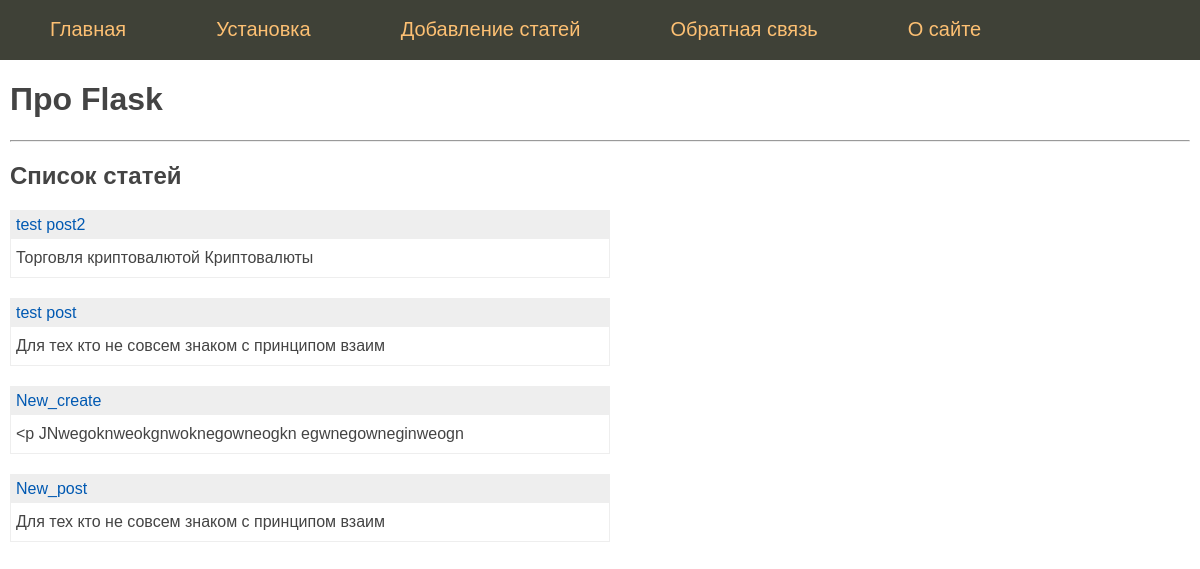
The page / on the database its author committed.
### tables this page shows
CREATE TABLE mainmenu (
id integer primary key autoincrement,
title text not null,
url text not null);

CREATE TABLE posts (
id integer PRIMARY KEY AUTOINCREMENT,
title text NOT NULL,
text text NOT NULL,
url text NOT NULL,
time integer NOT NULL
);

### flsite.py (the view)
@app.route("/")
def index():
    return render_template(
        "index.html", menu=dbase.getMenu(), posts=dbase.getPostsAnonce()
    )

### FDataBase.py (called while the page is built)
    def getMenu(self):
        sql = """SELECT * FROM mainmenu"""
        try:
            self.__cur.execute(sql)
            res = self.__cur.fetchall()
            if res:
                return res
        except:
            print("Ошибка чтения из Базы Данных")
        return []

    def getPostsAnonce(self):
        try:
            self.__cur.execute(
                f"SELECT id, title, text, url FROM posts ORDER BY time DESC"
            )
            res = self.__cur.fetchall()
            if res:
                return res
        except sqlite3.Error as e:
            print("Ошибка получения статьи из БД " + str(e))
        return []

### flsite.py (called while the page is built)
def connect_db():
    conn = sqlite3.connect(app.config["DATABASE"])
    conn.row_factory = sqlite3.Row
    return conn

def get_db():
    if not hasattr(g, "link.db"):
        g.link_db = connect_db()
    return g.link_db

@app.before_request
def before_request():
    global dbase
    db = get_db()
    dbase = FDataBase(db)

### templates/index.html
{% extends 'base.html' %}
{% block content %}
{{ super() }}
<hr>
<h2>Список статей</h2>
<ul class="list-posts">
    {% for p in posts %}
    <li>
        <p class="title"><a href="{{ url_for('showPost', alias=p.url)}}">{{p.title}}</a></p>
        <p class="annonce">{{ p.text[:50] | striptags }}</p>
    </li>
    {% endfor %}
</ul>
{% endblock %}

### templates/base.html (shortened to what this page needs)
<!DOCTYPE html>
<html>
<head>
    <link type="text/css" href="{{ url_for('static', filename='css/styles.css')}}" rel="stylesheet" />
</head>
<body>
    {% block content -%}
    {%- block mainmenu -%}
    <ul class="mainmenu">
        {% for m in menu -%}
        <li><a href="{{m.url}}">{{m.title}}</a></li>
        {% endfor -%}
    </ul>
    {% endblock mainmenu -%}
    <div class="content">
        {% if title -%}
        <h1>{{title}}</h1>
        {% else -%}
        <h1>Про Flask</h1>
        {% endif -%}
        {% endblock -%}
    </div>
</body>
</html>

### static/css/styles.css (style rules this page uses)
html, body { margin: 0; padding: 0; height: 100%; width: 100%; font-family: Arial, Tahoma; color: #444 }
a { color: #0059b2; text-decoration: none; }
ul.mainmenu { list-style: none; background: #3F4137; height: 60px; margin: 0; padding: 0; color: #fdc073; font-size: 20px; overflow: hidden; }
ul.mainmenu li { float: left; margin: 18px 40px 0 50px; }
ul.mainmenu li a { color: #fdc073; text-decoration: none; }
div.content { margin: 10px; }
ul.list-posts { list-style: none; margin: 0; padding: 0; max-width: 600px; }
ul.list-posts li { margin: 20px 0 0 0; border: 1px solid #eee; }
ul.list-posts .title { margin: 0; padding: 5px; background: #eee; }
ul.list-posts .annonce { margin: 0; padding: 10px 5px 10px 5px; }

### rows shown on the page
mainmenu: title "Главная"
mainmenu: title "Установка"
mainmenu: title "Добавление статей"
mainmenu: title "Обратная связь"
mainmenu: title "О сайте"
posts: title "test post2", text "Торговля криптовалютой Криптовалюты"
posts: title "test post", text "Для тех кто не совсем знаком с принципом взаим"
posts: title "New_create", text "<p JNwegoknweokgnwoknegowneogkn egwnegowneginweogn"
posts: title "New_post", text "Для тех кто не совсем знаком с принципом взаим"
